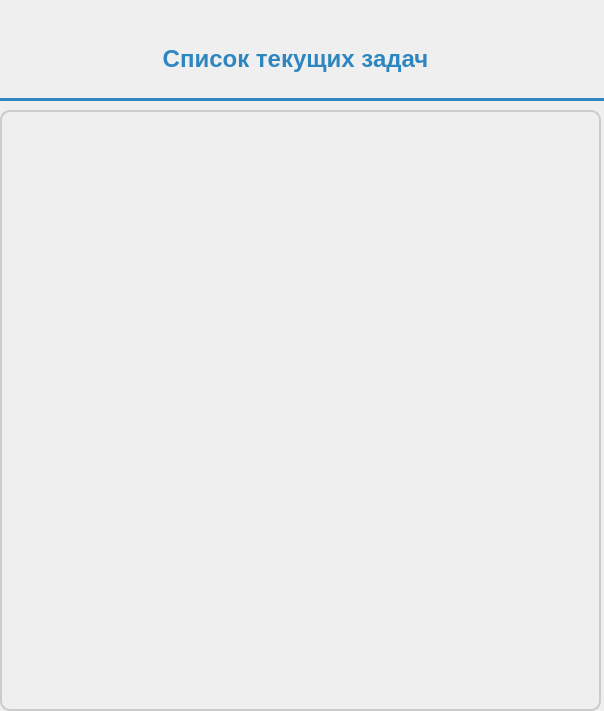
<?xml version="1.0" encoding="UTF-8"?>
<ui version="4.0">
 <class>Dialog</class>
 <widget class="QDialog" name="Dialog">
  <property name="geometry">
   <rect>
    <x>0</x>
    <y>0</y>
    <width>604</width>
    <height>711</height>
   </rect>
  </property>
  <property name="windowTitle">
   <string>Dialog</string>
  </property>
  <property name="styleSheet">
   <string notr="true">QWidget {
    background: qlineargradient(x1:0, y1:0, x2:0, y2:1,
        stop:0 #b5e1c3,
        stop:1 #7fb5b5);
}</string>
  </property>
  <widget class="QListWidget" name="active_task_wid">
   <property name="geometry">
    <rect>
     <x>0</x>
     <y>110</y>
     <width>601</width>
     <height>601</height>
    </rect>
   </property>
   <property name="styleSheet">
    <string notr="true">QListWidget {
    background-color: transparent;       /* прозрачный фон */
    border: 1.5px solid #cccccc;         /* тонкая светлая рамка */
    border-radius: 10px;                  /* скруглённые углы */
    padding: 5px;
    font-size: 13pt;
    color: #333333;
    selection-background-color: #448aff; /* синий фон выделения */
    selection-color: white;               /* белый текст выделения */
}
</string>
   </property>
  </widget>
  <widget class="QLabel" name="active_task_label">
   <property name="geometry">
    <rect>
     <x>-60</x>
     <y>20</y>
     <width>711</width>
     <height>91</height>
    </rect>
   </property>
   <property name="styleSheet">
    <string notr="true">QLabel {
    background-color: transparent;
    color: #2E86C1;               /* насыщенный синий цвет */
    font-size: 18pt;              /* крупный шрифт */
    font-weight: bold;            /* жирный */
    padding: 8px 15px;
    border-bottom: 3px solid #2E86C1;  /* акцентная линия снизу */
    margin-bottom: 10px;
}</string>
   </property>
   <property name="text">
    <string>Список текущих задач</string>
   </property>
   <property name="alignment">
    <set>Qt::AlignmentFlag::AlignCenter</set>
   </property>
  </widget>
 </widget>
 <resources/>
 <connections/>
</ui>
